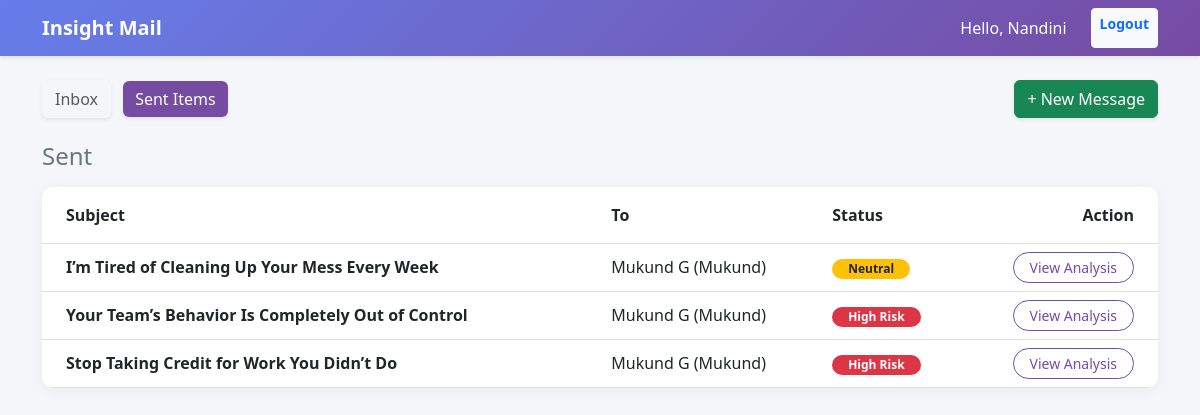
/sent/ (signed in), run on the app's committed database.
### analyzer/models.py (models this page shows, shortened)
class Email(models.Model):
    sender = models.ForeignKey(User, on_delete=models.CASCADE, related_name='sent_emails')
    recipient = models.ForeignKey(User, on_delete=models.CASCADE, related_name='received_emails')
    subject = models.CharField(max_length=255)
    body = models.TextField()
    received_at = models.DateTimeField(auto_now_add=True)
    is_analyzed = models.BooleanField(default=False)

### analyzer/views.py (the view)
# urls.py: path('sent/', views.sent_box, name='sent_box'),
@login_required
def sent_box(request):
    emails = Email.objects.filter(sender=request.user).order_by('-received_at')
    context = {
        'emails': emails,
        'box_type': 'Sent',
        'total_emails': emails.count(),
        'high_risk_count': 0 # We don't usually count risk on sent items
    }
    return render(request, 'dashboard.html', context)

### templates/dashboard.html (shortened to what this page needs)
<!DOCTYPE html>
<html>
<head>
    <link href="https://cdn.jsdelivr.net/npm/bootstrap@5.3.0/dist/css/bootstrap.min.css" rel="stylesheet">
</head>
<body>
<nav class="navbar navbar-expand-lg navbar-dark navbar-custom mb-4 shadow-sm">
  <div class="container">
    <a class="navbar-brand fw-bold" href="#">Insight Mail</a>
    <div class="navbar-nav ms-auto">
        <span class="nav-item nav-link text-white me-3">Hello, {{ request.user.first_name|default:request.user.username }}</span>
        <a class="btn btn-light btn-sm text-primary fw-bold" href="{% url 'logout' %}">Logout</a>
    </div>
  </div>
</nav>
<div class="container">
    <div class="d-flex justify-content-between align-items-center mb-4">
        <div>
            <a href="{% url 'dashboard' %}" class="btn {% if box_type == 'Inbox' %}btn-primary-custom{% else %}btn-white text-muted{% endif %} shadow-sm me-2">Inbox</a>
            <a href="{% url 'sent_box' %}" class="btn {% if box_type == 'Sent' %}btn-primary-custom{% else %}btn-white text-muted{% endif %} shadow-sm">Sent Items</a>
        </div>
        <a href="{% url 'compose_email' %}" class="btn btn-success shadow-sm">+ New Message</a>
    </div>
    <h4 class="text-secondary mb-3">{{ box_type }}</h4>
    <div class="card overflow-hidden">
        <table class="table table-hover mb-0">
            <thead class="bg-light">
                <tr>
                    <th class="py-3 ps-4">Subject</th>
                    <th class="py-3">{% if box_type == 'Inbox' %}From{% else %}To{% endif %}</th>
                    <th class="py-3">Status</th>
                    <th class="py-3 text-end pe-4">Action</th>
                </tr>
            </thead>
            <tbody>
                {% for email in emails %}
                <tr class="align-middle">
                    <td class="ps-4">
                        <a href="{% url 'email_detail' email.id %}" class="text-decoration-none text-dark fw-bold">
                            {{ email.subject }}
                        </a>
                    </td>
                    <td>
                        {% if box_type == 'Inbox' %}
                            {{ email.sender.first_name }} {{ email.sender.last_name }} ({{ email.sender.username }})
                        {% else %}
                            {{ email.recipient.first_name }} {{ email.recipient.last_name }} ({{ email.recipient.username }})
                        {% endif %}
                    </td>
                    <td>
                        {% if email.is_analyzed %}
                            {% if email.analysis.risk_score > 70 %}
                                <span class="badge bg-danger rounded-pill px-3">High Risk</span>
                            {% elif email.analysis.risk_score > 50 %}
                                <span class="badge bg-warning text-dark rounded-pill px-3">Neutral</span>
                            {% else %}
                                <span class="badge bg-success rounded-pill px-3">Safe</span>
                            {% endif %}
                        {% else %}
                            <span class="badge bg-secondary rounded-pill px-3">Pending</span>
                        {% endif %}
                    </td>
                    <td class="text-end pe-4">
                        <a href="{% url 'email_detail' email.id %}" class="btn btn-sm btn-outline-custom rounded-pill px-3">View Analysis</a>
                    </td>
                </tr>
                {% empty %}
                <tr><td colspan="4" class="text-center py-5 text-muted">No emails found in this mailbox.</td></tr>
                {% endfor %}
            </tbody>
        </table>
    </div>
</div>
</body>
</html>

### templates/dashboard.html (style rules this page uses)
body { background-color: #f4f6f9; }
.navbar-custom { background: linear-gradient(135deg, #667eea 0%, #764ba2 100%); }
.btn-primary-custom { background-color: #764ba2; color: white; border: none; }
.btn-outline-custom { color: #764ba2; border-color: #764ba2; }
.card { border: none; border-radius: 12px; box-shadow: 0 2px 15px rgba(0,0,0,0.05); }

### data on the page
Email: subject "I’m Tired of Cleaning Up Your Mess Every Week", recipient.first_name "Mukund", recipient.last_name "G", recipient.username "Mukund", is_analyzed "Neutral"
Email: subject "Your Team’s Behavior Is Completely Out of Control", recipient.first_name "Mukund", recipient.last_name "G", recipient.username "Mukund", is_analyzed "High Risk"
Email: subject "Stop Taking Credit for Work You Didn’t Do", recipient.first_name "Mukund", recipient.last_name "G", recipient.username "Mukund", is_analyzed "High Risk"

### other printed values
{{ request.user.first_name|default:request.user.username }} "Nandini"
{{ box_type }} "Sent"
